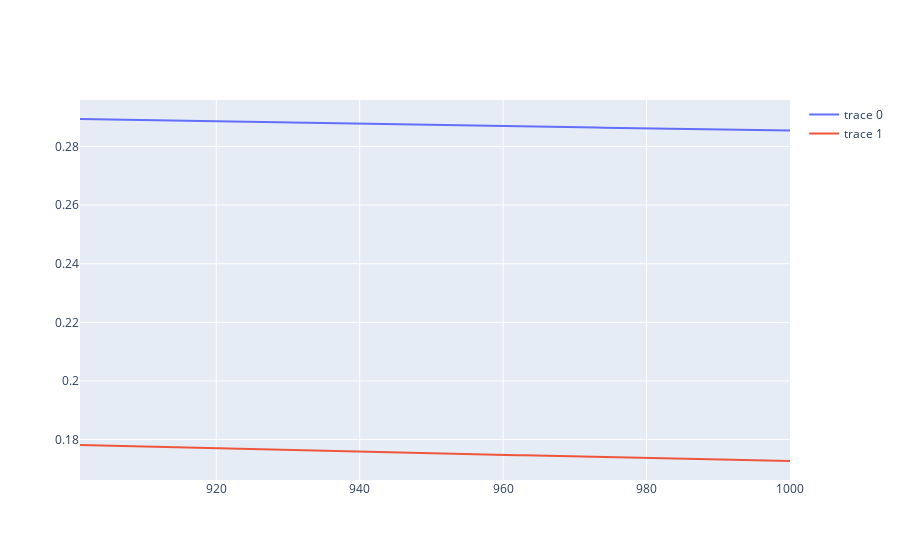

Notebook code cell kept with this figure:
### Code cell
losses = pd.DataFrame(sorting_hat.losses)
fig = go.Figure()
fig.add_trace(go.Line(x = losses['step'][-100:], y = losses['train_loss'][-100:]))
fig.add_trace(go.Line(x = losses['step'][-100:], y = losses['test_loss'][-100:]))
fig.show()
